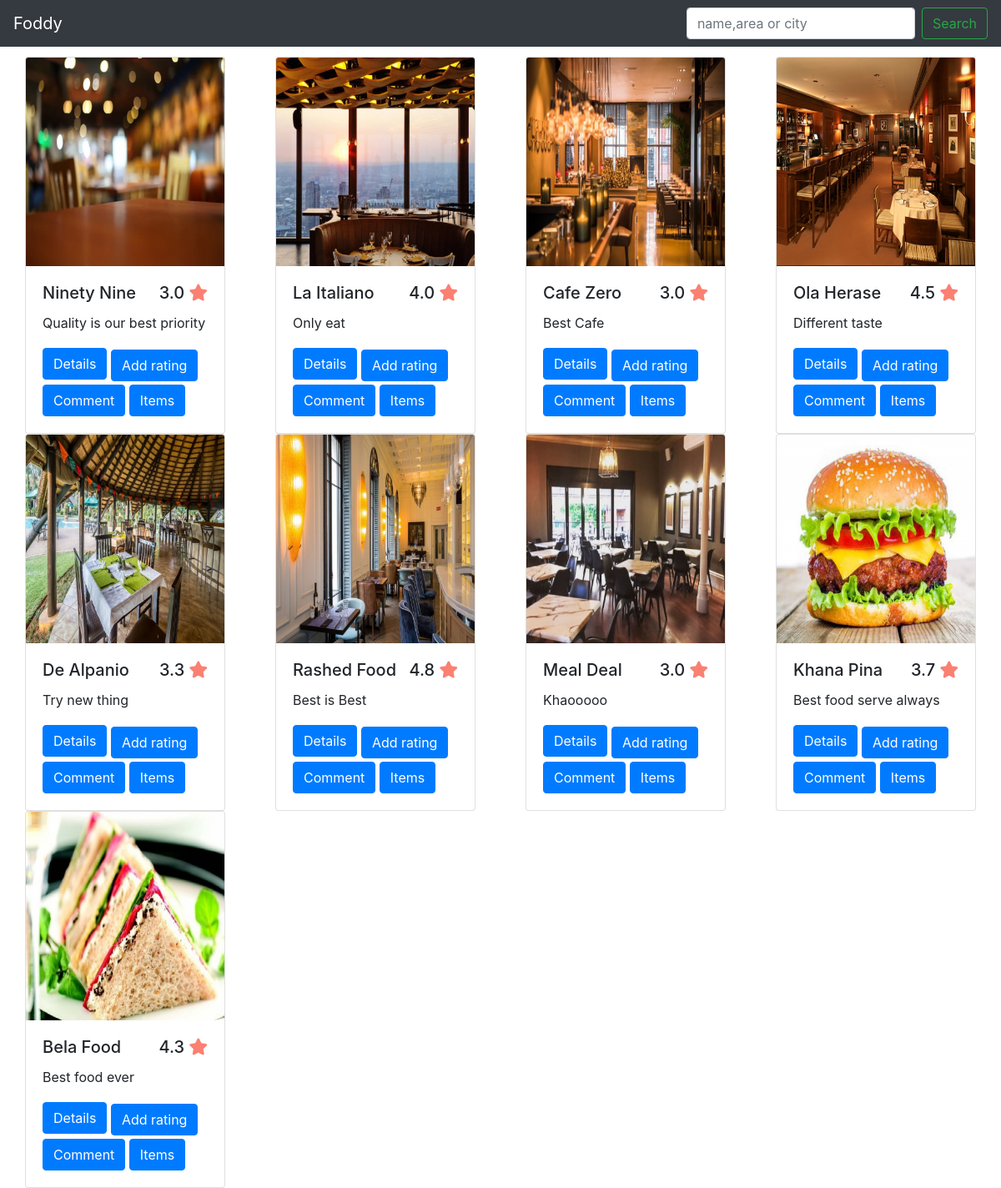
The app's page /index.php/restaurant/restaurant_search with its own data.
### tables this page shows
CREATE TABLE `addrestaurant` (
  `id` int(11) NOT NULL,
  `username` varchar(30) NOT NULL,
  `resname` varchar(30) NOT NULL,
  `resadd` varchar(30) NOT NULL,
  `rescity` varchar(30) NOT NULL,
  `restag` varchar(30) DEFAULT NULL,
  `items` varchar(500) NOT NULL
);

CREATE TABLE `restaurantimage` (
  `id` int(11) NOT NULL,
  `username` varchar(30) NOT NULL,
  `name` varchar(100) NOT NULL
);

### application/controllers/Restaurant.php (called while the page is built, shortened)
<?php
class Restaurant extends CI_Controller {
    public function restaurant_search(){
        $this->load->model('RestaurantDB');
        $restaurents=$this->RestaurantDB->search_restaurant();
        foreach($restaurents->result() as $row) {
            $data[$row->username] = $this->RestaurantDB->fetch_comment($row->id);
        }
        $data['udata'] = $restaurents;
        $this->load->view('search', $data);
    }
}

### index.php (called while the page is built, shortened)
<?php
require_once BASEPATH.'core/CodeIgniter.php';

### application/models/RestaurantDB.php (called while the page is built, shortened)
<?php
class RestaurantDB extends CI_Model {
  public function search_restaurant(){
    $search = $this->input->post('search');
    return $this->db->select('r.*, p.name')
                    ->from('addrestaurant r')
                    ->join('restaurantimage p', 'p.username=r.username')
                    ->like('r.resname',$search)
                    ->or_like('r.rescity',$search)
                    ->or_like('r.resadd',$search)
                    ->get();
  }
}

### application/views/search.php (the view, shortened to what this page needs)
<!DOCTYPE html>
<html lang="en">
<head>
  <link rel="stylesheet" href="https://maxcdn.bootstrapcdn.com/bootstrap/4.3.1/css/bootstrap.min.css">
  <link rel='stylesheet' href='https://use.fontawesome.com/releases/v5.7.0/css/all.css'>
</head>
<body>
   <nav class="navbar navbar-expand-lg navbar-dark  bg-dark">
  <a class="navbar-brand" href="<?php echo base_url('Restaurant/show_restaurant2'); ?>">Foddy</a>
  <div class="collapse navbar-collapse" id="navbarTogglerDemo02">
    <form class="form-inline my-2 my-lg-0" method="post" action="<?php echo base_url('Restaurant/restaurant_search'); ?>">
      <input class="form-control mr-sm-2" type="search" placeholder="name,area or city" name="search">
      <button class="btn btn-outline-success my-2 my-sm-0" type="submit">Search</button>
    </form>
  </div>
</nav>
<div class="container-fluid" style="margin-top: 1%;">
  <div class="card-deck" id="cad">
    <?php
     foreach ($udata->result() as $row) {
      $conn = mysqli_connect("localhost","root","","restaurant")
       or die("Could Not Connect With Database");
        $tql = "select s.id, cast(AVG(rating )as decimal(10,1)) FROM addrating,addrestaurant s  WHERE s.id=resid AND s.id='$row->id' " ;
   $tim = mysqli_query($conn,$tql);
            while ($tes = mysqli_fetch_array($tim)) {
       ?>
         <div class="col-lg-3 col-md-6 col-12">
       <div class="card" style="">
      <img class="card-img-top" style="height: 250px;" src="<?php echo base_url();?>upload/<?php echo $row->name;?>">
      <div class="card-body">
      <h5 class="card-title"><?php echo $row->resname; ?><span style="float: right;"><?php echo $tes['cast(AVG(rating )as decimal(10,1))']; ?> <i style="color: salmon;" class='fas fa-star'></i></span></h5>
      <p class="card-text"><?php echo $row->restag; ?></p>
<button type="button" class="btn1 btn btn-primary" data-toggle="modal" data-target="#exampleModalCenter<?php echo $row->id; ?>">
  Details
</button>
<button type="button" class="btn2 btn btn-primary" data-toggle="modal" data-target="#exampleModalCenter1<?php echo $row->id; ?>">
  Add rating
</button>
<button type="button"  class="btn3 btn btn-primary" data-toggle="modal" data-target="#exampleModalLong3<?php echo $row->id; ?>">Comment
</button>
<button type="button" class="btn4 btn btn-primary" data-toggle="modal" data-target="#exampleModalCenter5<?php echo $row->id; ?>">
  Items
</button>
  </div>
  </div>
  </div>
       <?php
}
}
  ?>
</div>
</div>
</body>
</html>

### application/views/search.php (style rules this page uses)
@media only screen and (min-width: 1024px) { .btn2 { font-size: 16px; margin-top: 4px; } }
@media only screen and (min-width: 1024px) { .btn3 { font-size: 16px; margin-top: 4px; } }
@media only screen and (min-width: 1024px) { .btn4 { font-size: 16px; margin-top: 4px; } }

### records on screen
addrestaurant: restaurantimage.name (picture), resname "Ninety Nine", cast "3.0", restag "Quality is our best priority"
addrestaurant: restaurantimage.name (picture), resname "La Italiano", cast "4.0", restag "Only eat"
addrestaurant: restaurantimage.name (picture), resname "Cafe Zero", cast "3.0", restag "Best Cafe"
addrestaurant: restaurantimage.name (picture), resname "Ola Herase", cast "4.5", restag "Different taste"
addrestaurant: restaurantimage.name (picture), resname "De Alpanio", cast "3.3", restag "Try new thing"
addrestaurant: restaurantimage.name (picture), resname "Rashed Food", cast "4.8", restag "Best is Best"
addrestaurant: restaurantimage.name (picture), resname "Meal Deal", cast "3.0", restag "Khaooooo"
addrestaurant: restaurantimage.name (picture), resname "Khana Pina", cast "3.7", restag "Best food serve always"
addrestaurant: restaurantimage.name (picture), resname "Bela Food", cast "4.3", restag "Best food ever"
